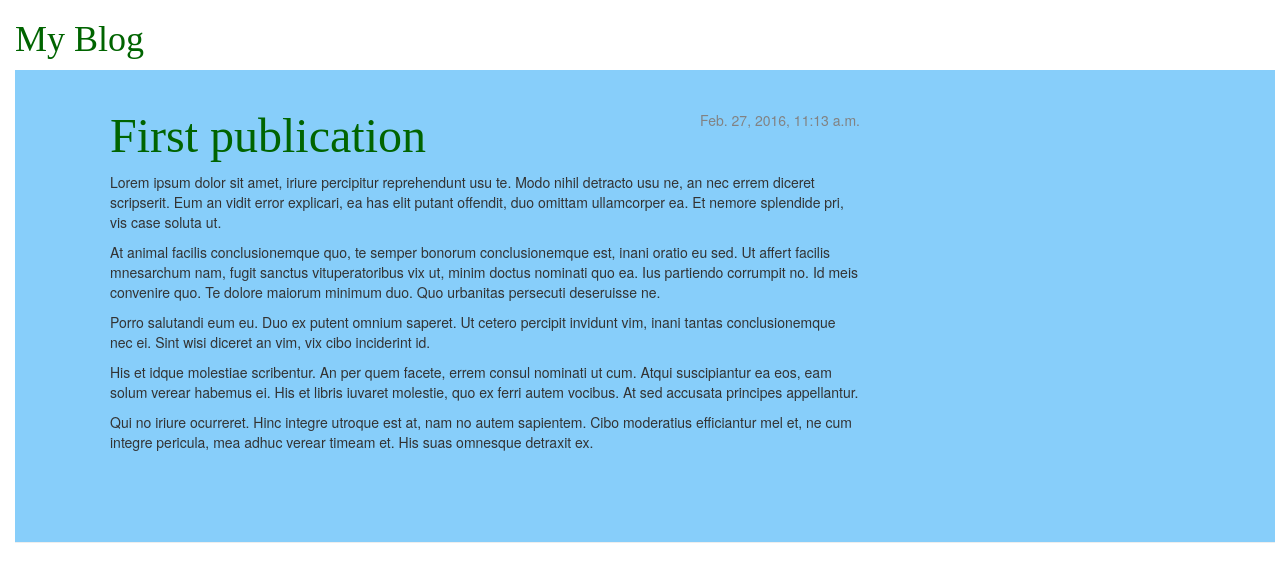
The app's page /post/1/ with its own data.
### blog/models.py (models this page shows, shortened)
class Post(models.Model):
    author = models.ForeignKey('auth.User')
    title = models.CharField(max_length=200)
    text = models.TextField()
    created_date = models.DateTimeField(
            default=timezone.now)
    published_date = models.DateTimeField(
            blank=True, null=True)

### blog/views.py (the view)
# urls.py: url(r'^post/(?P<pk>[0-9]+)/$', views.post_detail, name='post_detail'),
def post_detail(request, pk):
    post = get_object_or_404(Post, pk=pk)
    return render(request, 'blog/post_detail.html', {'post': post})

### blog/templates/blog/post_detail.html (shortened to what this page needs)
 {% extends 'blog/base.html' %}
    {% block content %}
        <div class="post">
            {% if post.published_date %}
                <div class="date">
                    {{ post.published_date }}
                </div>
            {% endif %}
            <h1>{{ post.title }}</h1>
            <p>{{ post.text|linebreaks }}</p>
        </div>
    {% endblock %}

### blog/static/css/blog.css (style rules this page uses)
body { padding-left: 15px; }
.page-header h1, .page-header h1 a, .page-header h1 a:visited, .page-header h1 a:active { color: darkgreen; font-size: 36pt; text-decoration: none; }
h1, h2, h3, h4 { font-family: 'Lobster', cursive; }
.date { float: right; color: #828282; }
.post { margin-bottom: 70px; }

### records on screen
Post: published_date "Feb. 27, 2016, 11:13 a.m.", title "First publication", text "Lorem ipsum dolor sit amet, iriure percipitur reprehendunt usu te. Modo nihil detracto usu ne, an nec errem diceret scripserit. Eum an vidit error explicari, ea has elit putant offendit, duo omittam ullamcorper ea. Et nemore splendide pri, vis case soluta ut. At animal facilis conclusionemque quo, te semper bonorum conclusionemque est, inani oratio eu sed. Ut affert facilis mnesarchum nam, fugit sanctus vituperatoribus vix ut, minim doctus nominati quo ea. Ius partiendo corrumpit no. Id meis convenire quo. Te dolore maiorum minimum duo. Quo urbanitas persecuti deseruisse ne. Porro salutandi eum eu. Duo ex putent omnium saperet. Ut cetero percipit invidunt vim, inani tantas conclusionemque…"
